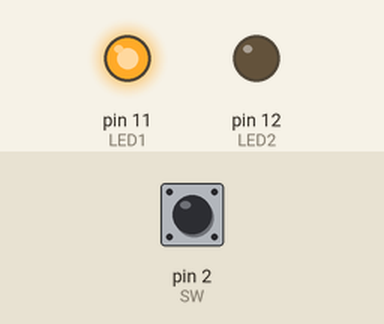
Bench run of a sketch on a simulated Arduino Uno, built with avr-gcc and run on an emulated ATmega328P. On the bench: output pins drawn as LEDs (lit = HIGH). Inputs (shaded band) come from the test bench; at power-on: pin 2 (SW) HIGH.

Above: at 0.2 s.
At 19.2 s:
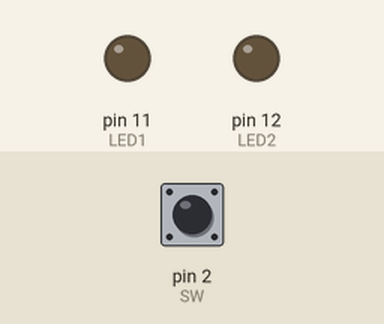
Timing chart, 0 to 20.8 s (numbered marks = the images above):
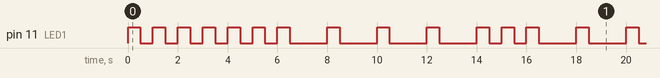

Measured:
- by itself, pin 11 (LED1): LOW → HIGH at 0.00 s, → LOW 0.50 s later, → HIGH 0.50 s later, → LOW 0.50 s later, … (198 changes in this stretch)
- by itself, everything shown: repeats every 32.0 s, in 64 steps

The sketch:

practice_protothread1.ino
```cpp
#include <pt.h>

#define PT_DELAY(pt, ms, ts) \
	ts = millis(); \
	PT_WAIT_WHILE(pt, millis() - ts < (ms));

#define LED1 11
#define LED2 12
#define SW 2

struct pt pt_taskLED1;
struct pt pt_taskLED2;
int sw;

PT_THREAD(taskLED1(struct pt* pt))
{
	static uint32_t ts;
	PT_BEGIN(pt);
	while (1)
	{
		digitalWrite(LED1, HIGH);
		PT_DELAY(pt, 1000, ts);
		digitalWrite(LED1, LOW);
		PT_DELAY(pt, 1000, ts);
	}
	PT_END(pt);
}

PT_THREAD(taskLED2(struct pt* pt))
{
	static uint32_t ts;
	PT_BEGIN(pt);
	while (1)
	{
		sw = digitalRead(SW);

		if (sw == 0) {
			digitalWrite(LED1, HIGH);
			PT_DELAY(pt, 1000, ts);
			digitalWrite(LED1, LOW);
			PT_DELAY(pt, 1000, ts);
		}
		else {
			digitalWrite(LED1, HIGH);
			PT_DELAY(pt, 500, ts);
			digitalWrite(LED1, LOW);
			PT_DELAY(pt, 500, ts);
		}

	}
	PT_END(pt);
}

void setup()
{
	pinMode(LED1, OUTPUT);
	pinMode(LED2, OUTPUT);
	pinMode(SW, INPUT);
	PT_INIT(&pt_taskLED1);
	PT_INIT(&pt_taskLED2);
}

void loop()
{
  taskLED1(&pt_taskLED1);
  taskLED2(&pt_taskLED2);
}
```
